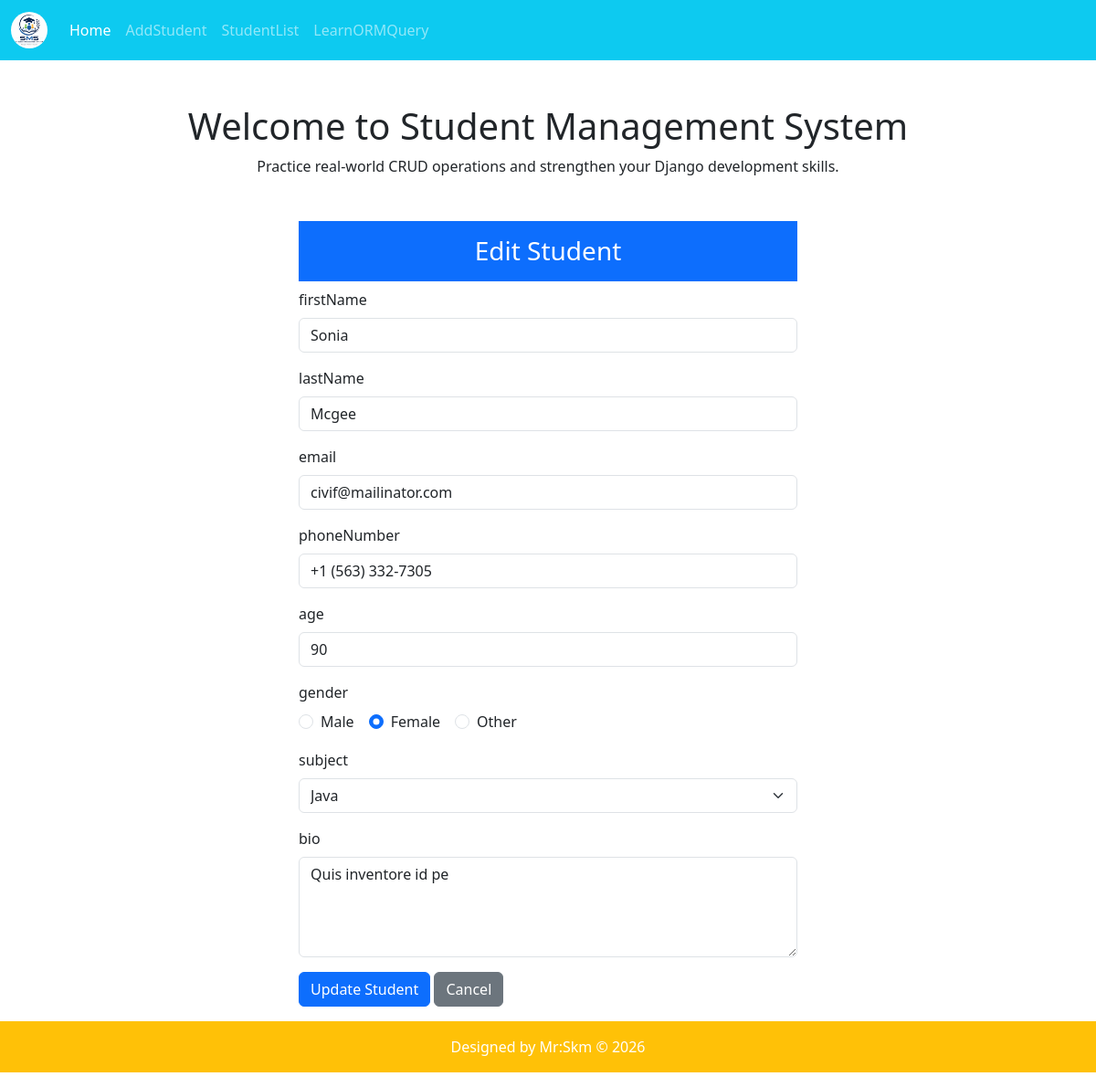
Page /editStudent/6/ on the committed database.
### crud_app/models.py (models this page shows)
class Student(models.Model):
    first_name = models.CharField(max_length=100)
    last_name = models.CharField(max_length=100)
    email = models.EmailField(unique=True)
    phone_number = models.CharField(max_length=15)
    age = models.PositiveIntegerField()
    GENDER_CHOICES = [
    ("male", "Male"),
    ("female", "Female"),
    ("other", "Others")
    ]
    SUBJECT_CHOICES = [
        ("java", "Java"),
        ("python", "Python"),
        ("mern", "Mern"),
        ("react", "React"),
    ]
    gender = models.CharField(max_length=6, choices=GENDER_CHOICES, default="male")
    subjects = models.CharField(max_length=20, choices=SUBJECT_CHOICES)
    bio = models.TextField()
    class Meta:
        db_table = 'student'

### crud_app/views.py (the view, shortened to what this page needs)
# urls.py: path('editStudent/<int:sid>/',editStudent, name="edit_student")
def editStudent(request,sid):
    student = Student.objects.get(id=sid) #get student by id
    return render(request,"pages/editStudent.html", {"stud":student}) #context dictionay

### crud_app/templates/pages/editStudent.html (shortened to what this page needs)
{% extends "base.html" %}
{% block content %}
<div class="container my-3">
    <div class="row justify-content-center">
        <div class="col-md-6">
            <h3 class="bg-primary text-white text-center py-3">
                Edit Student
            </h3>
            <form method="POST">
                <div class="mb-3">
                    <label class="form-label">
                        firstName
                    </label>
                    <input
                        type="text"
                        class="form-control"
                        name="firstName"
                        value="{{ stud.first_name }}"
                        required>
                </div>
                <div class="mb-3">
                    <label class="form-label">
                        lastName
                    </label>
                    <input
                        type="text"
                        class="form-control"
                        name="lastName"
                        value="{{ stud.last_name }}"
                        required>
                </div>
                <div class="mb-3">
                    <label class="form-label">
                        email
                    </label>
                    <input
                        type="email"
                        class="form-control"
                        name="email"
                        value="{{ stud.email }}"
                        required>
                </div>
                <div class="mb-3">
                    <label class="form-label">
                        phoneNumber
                    </label>
                    <input
                        type="tel"
                        class="form-control"
                        name="phoneNumber"
                        value="{{ stud.phone_number }}"
                        required>
                </div>
                <div class="mb-3">
                    <label class="form-label">
                        age
                    </label>
                    <input
                        type="number"
                        class="form-control"
                        name="age"
                        min="1"
                        max="100"
                        value="{{ stud.age }}"
                        required>
                </div>
                <div class="mb-3">
                    <label class="form-label">
                        gender
                    </label>
                    <div class="d-flex gap-3">
                        <div class="form-check">
                            <input
                                class="form-check-input"
                                type="radio"
                                name="gender"
                                value="Male"
                                >
                            <label class="form-check-label">
                                Male
                            </label>
                        </div>
                        <div class="form-check">
                            <input
                                class="form-check-input"
                                type="radio"
                                name="gender"
                                value="Female"
                                {% if stud.gender == "female" %}
                                checked
                                {% endif %}>
                            <label class="form-check-label">
                                Female
                            </label>
                        </div>
                        <div class="form-check">
                            <input
                                class="form-check-input"
                                type="radio"
                                name="gender"
                                value="Other"
                                >
                            <label class="form-check-label">
                                Other
                            </label>
                        </div>
                    </div>
                </div>
                <div class="mb-3">
                    <label class="form-label">
                        subject
                    </label>
                    <select
                        class="form-select"
                        name="subject"
                        required>
                        <option value="Java"
                            {% if stud.subjects == "java" %}
                            selected
                            {% endif %}>
                            Java
                        </option>
                    </select>
                </div>
                <div class="mb-3">
                    <label class="form-label">
                        bio
                    </label>
                    <textarea
                        class="form-control"
                        rows="4"
                        name="bio"
                        required>{{ stud.bio }}</textarea>
                </div>
                <button
                    type="submit"
                    class="btn btn-primary">
                    Update Student
                </button>
                <a
                    href="{% url 'student_list' %}"
                    class="btn btn-secondary">
                    Cancel
                </a>
            </form>
        </div>
    </div>
</div>
{% endblock content %}

### rows in the picture
Student: firstName "Sonia", lastName "Mcgee", email "civif@mailinator.com", phoneNumber "+1 (563) 332-7305", age "90", gender "☑", subject "Java", bio "Quis inventore id pe"
